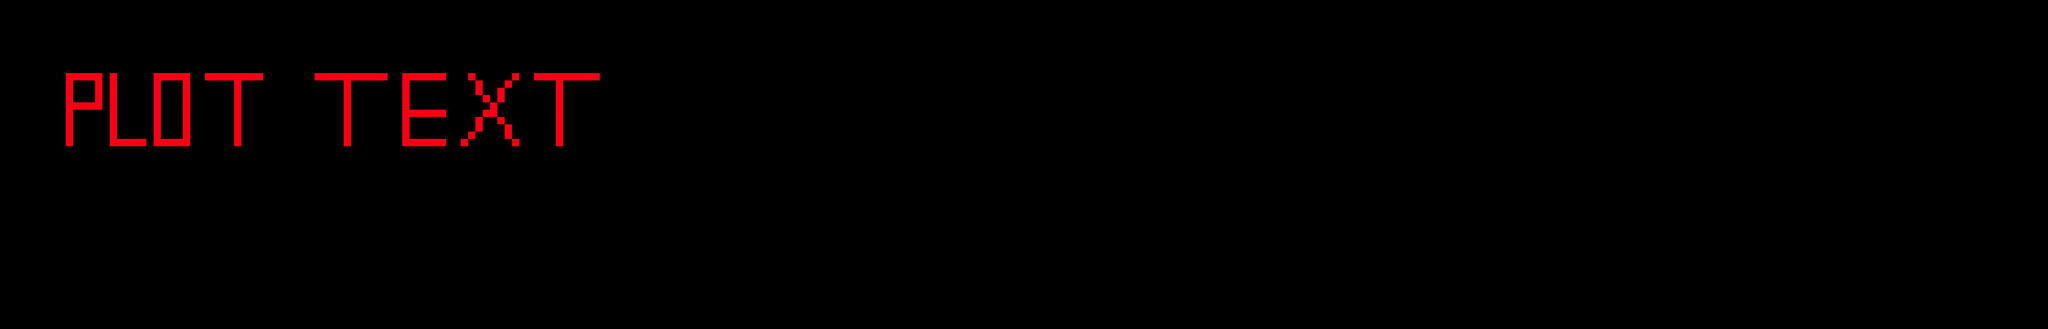

The image is a tile-based game level rendered from a .tmx file. Its description and source (layers, tilesets, objects; grid data summarised) follow:
An orthogonal 280x45 tile map with 16x16 px tiles, 1 tile layer (Tile Layer 1), 4 tilesets.

<map version="1.0" orientation="orthogonal" width="280" height="45" tilewidth="16" tileheight="16">
 <tileset firstgid="1" name="Tile" tilewidth="16" tileheight="16">
  <image source="Tile.png" width="32" height="32" />
 </tileset>
 <tileset firstgid="5" name="Collision" tilewidth="16" tileheight="16">
  <image source="collision.png" width="128" height="51" />
 </tileset>
 <tileset firstgid="29" name="Black" tilewidth="16" tileheight="16">
  <image source="Black.png" width="16" height="16" />
 </tileset>
 <tileset firstgid="30" name="LargeBlackSquare" tilewidth="16" tileheight="16">
  <image source="LargeBlackSquare.png" width="32" height="32" />
 </tileset>
 <layer name="Tile Layer 1" width="280" height="45">
  <data>[12600 cells, 3748 non-empty, 6 distinct tile ids]</data>
 </layer>
</map>
